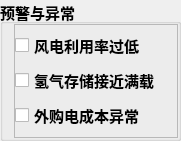
         <widget class="QGroupBox" name="groupBox_21">
          <property name="geometry">
           <rect>
            <x>220</x>
            <y>230</y>
            <width>181</width>
            <height>141</height>
           </rect>
          </property>
          <property name="font">
           <font>
            <pointsize>11</pointsize>
            <weight>75</weight>
            <bold>true</bold>
           </font>
          </property>
          <property name="title">
           <string>预警与异常</string>
          </property>
          <layout class="QVBoxLayout" name="verticalLayout_13">
           <property name="spacing">
            <number>0</number>
           </property>
           <property name="topMargin">
            <number>0</number>
           </property>
           <property name="rightMargin">
            <number>0</number>
           </property>
           <property name="bottomMargin">
            <number>0</number>
           </property>
           <item>
            <widget class="QFrame" name="frame_24">
             <property name="font">
              <font>
               <family>Agency FB</family>
              </font>
             </property>
             <property name="frameShape">
              <enum>QFrame::StyledPanel</enum>
             </property>
             <property name="frameShadow">
              <enum>QFrame::Raised</enum>
             </property>
             <layout class="QVBoxLayout" name="verticalLayout_14">
              <property name="spacing">
               <number>0</number>
              </property>
              <property name="leftMargin">
               <number>0</number>
              </property>
              <property name="topMargin">
               <number>0</number>
              </property>
              <property name="rightMargin">
               <number>0</number>
              </property>
              <property name="bottomMargin">
               <number>0</number>
              </property>
              <item>
               <widget class="QCheckBox" name="checkBox_4">
                <property name="font">
                 <font>
                  <pointsize>11</pointsize>
                  <weight>75</weight>
                  <bold>true</bold>
                 </font>
                </property>
                <property name="styleSheet">
                 <string notr="true"/>
                </property>
                <property name="text">
                 <string>风电利用率过低</string>
                </property>
               </widget>
              </item>
              <item>
               <widget class="QCheckBox" name="checkBox_5">
                <property name="font">
                 <font>
                  <pointsize>11</pointsize>
                  <weight>75</weight>
                  <bold>true</bold>
                 </font>
                </property>
                <property name="text">
                 <string>氢气存储接近满载</string>
                </property>
               </widget>
              </item>
              <item>
               <widget class="QCheckBox" name="checkBox_6">
                <property name="font">
                 <font>
                  <pointsize>11</pointsize>
                  <weight>75</weight>
                  <bold>true</bold>
                 </font>
                </property>
                <property name="text">
                 <string>外购电成本异常</string>
                </property>
               </widget>
              </item>
             </layout>
            </widget>
           </item>
          </layout>
         </widget>
